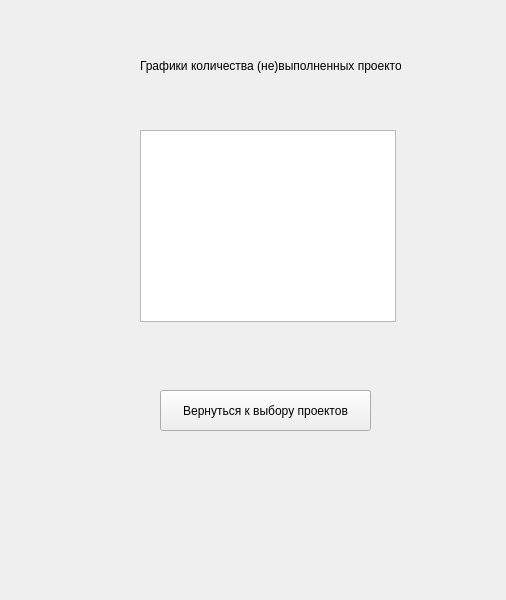
<?xml version="1.0" encoding="UTF-8"?>
<ui version="4.0">
 <class>MainWindow</class>
 <widget class="QMainWindow" name="MainWindow">
  <property name="geometry">
   <rect>
    <x>0</x>
    <y>0</y>
    <width>506</width>
    <height>600</height>
   </rect>
  </property>
  <property name="windowTitle">
   <string>graphics_projects</string>
  </property>
  <widget class="QWidget" name="centralwidget">
   <widget class="QLabel" name="graphics_projects">
    <property name="geometry">
     <rect>
      <x>140</x>
      <y>50</y>
      <width>261</width>
      <height>31</height>
     </rect>
    </property>
    <property name="text">
     <string>Графики количества (не)выполненных проектов</string>
    </property>
   </widget>
   <widget class="QGraphicsView" name="graphicsView">
    <property name="geometry">
     <rect>
      <x>140</x>
      <y>130</y>
      <width>256</width>
      <height>192</height>
     </rect>
    </property>
   </widget>
   <widget class="QPushButton" name="back_to_main_panel">
    <property name="geometry">
     <rect>
      <x>160</x>
      <y>390</y>
      <width>211</width>
      <height>41</height>
     </rect>
    </property>
    <property name="text">
     <string>Вернуться к выбору проектов</string>
    </property>
   </widget>
  </widget>
 </widget>
 <resources/>
 <connections/>
</ui>
